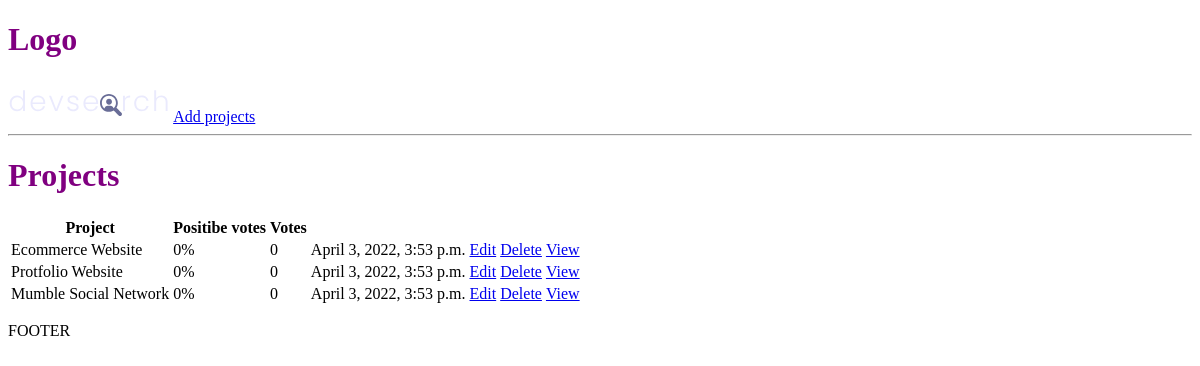
The app's page /, older data.
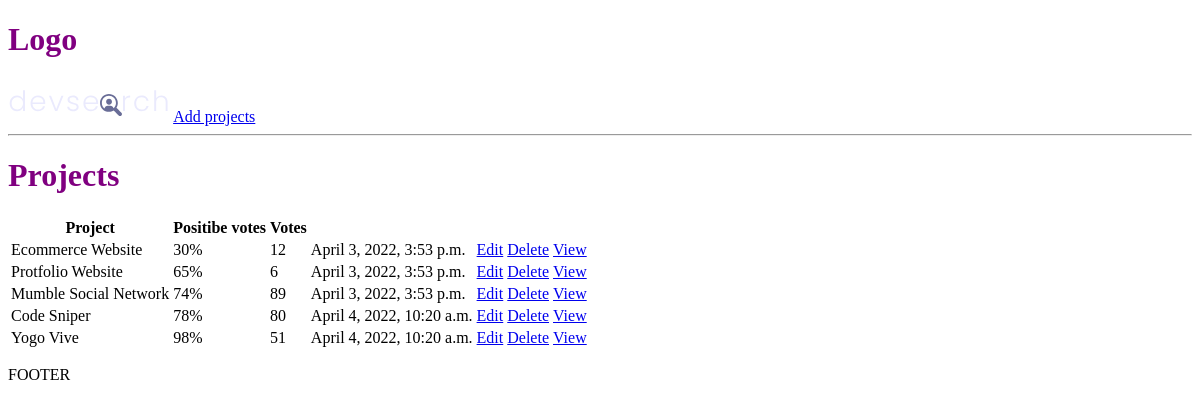
The same page, newer data.
### projects/models.py (models this page shows, shortened)
class Project(models.Model):
    title = models.CharField(max_length=200)
    discription = models.TextField(null=True, blank=True)
    featured_image = models.ImageField(
        null=True, blank=True, default="default.jpg")
    demo_link = models.CharField(max_length=2000, null=True, blank=True)
    source_link = models.CharField(max_length=2000, null=True, blank=True)
    tags = models.ManyToManyField('Tag', blank=True)
    vote_total = models.IntegerField(default=0, null=True, blank=True)
    vote_ratio = models.IntegerField(default=0, null=True, blank=True)
    created = models.DateTimeField(auto_now_add=True)
    id = models.UUIDField(default=uuid.uuid4, unique=True, primary_key=True, editable=False)

### projects/views.py (the view)
# urls.py: path('', include('projects.urls')),
def projects(request):
    projects = Project.objects.all()
    context = {'projects': projects}
    return render(request, 'projects/projects.html', context)

### projects/templates/projects/projects.html
{% extends 'main.html' %}
{% block content %}
<h1>Projects</h1>
<table>
    <tr>
        <th>Project</th>
        <th>Positibe votes</th>
        <th>Votes</th>
        <th></th>
        <th></th>
    </tr>
    {% for project in projects %}
        <tr>
            <td>{{project.title}}</td>
            <td>{{project.vote_ratio}}%</td>
            <td>{{project.vote_total}}</td>
            <td>{{project.created}}</td>
            <td><a href="{% url 'update-project' project.id %}">Edit</a></td>
            <td><a href="{% url 'delete-project' project.id %}">Delete</a></td>
            <td><a href="{% url 'project' project.id %}">View</a></td>
        </tr>
    {% endfor %}
</table>
{% endblock content %}

### templates/main.html (shortened to what this page needs)
<!DOCTYPE html>
{% load static %}
<html>
<head>
    <link rel="stylesheet" type="text/css"
        media="screen" href='{% static "styles/main.css" %}'>
</head>
<body>
    {% include 'navbar.html' %}
    {% block content %}
    {% endblock content %}
    <p>FOOTER</p>
</body>
</html>

### templates/navbar.html
{% load static %}
<h1>Logo</h1>
<img src="{% static 'images/logo.svg' %}">
<a href="{% url 'create-project' %}">Add projects</a>
<hr>

### static/styles/main.css (style rules this page uses)
h1 { color: purple; }

Row changes from the older to the newer data that the page shows:
changed Project "Ecommerce Website": vote_ratio "0" → "30"; vote_total "0" → "12"
changed Project "Protfolio Website": vote_ratio "0" → "65"; vote_total "0" → "6"
changed Project "Mumble Social Network": vote_ratio "0" → "74"; vote_total "0" → "89"
added Project: title "Code Sniper", vote_ratio "78", vote_total "80", created "April 4, 2022, 10:20 a.m."
added Project: title "Yogo Vive", vote_ratio "98", vote_total "51", created "April 4, 2022, 10:20 a.m."
